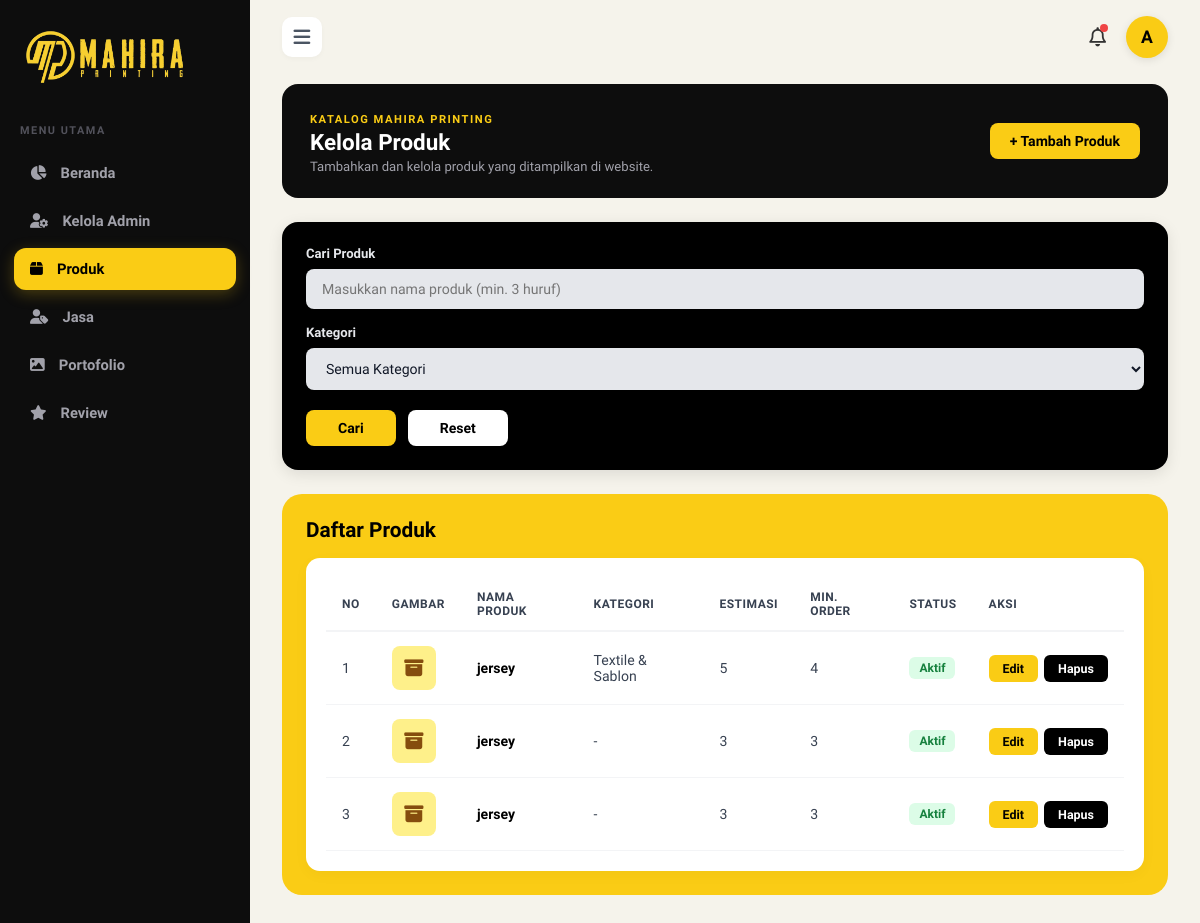
/admin/produk.php (signed in), run on the app's committed database.
### tables this page shows
CREATE TABLE `produk` (
  `id_produk` int(11) NOT NULL,
  `nama_produk` varchar(150) NOT NULL,
  `gambar` varchar(255) DEFAULT NULL,
  `deskripsi` text,
  `spesifikasi` text,
  `estimasi_pengerjaan` varchar(100) DEFAULT NULL,
  `minimal_order` varchar(100) DEFAULT NULL,
  `status` enum('aktif','nonaktif') DEFAULT 'aktif',
  `created_at` timestamp NOT NULL DEFAULT CURRENT_TIMESTAMP,
  `updated_at` timestamp NOT NULL DEFAULT CURRENT_TIMESTAMP ON UPDATE CURRENT_TIMESTAMP,
  `kategori` varchar(600) NOT NULL
);

### admin/produk.php (the view, shortened to what this page needs)
<?php
require_once __DIR__ . '/../config/database.php';
$search_nama = isset($_GET['search_nama']) ? trim($_GET['search_nama']) : '';
$search_kategori = isset($_GET['search_kategori']) ? trim($_GET['search_kategori']) : '';
$limit = 5;
$page = isset($_GET['page']) ? (int)$_GET['page'] : 1;
$offset = ($page - 1) * $limit;
$params = array();
$where_sql = "";
$produk_list = array();
try {
    if (isset($pdo)) {
        $sql = "SELECT * FROM produk" . $where_sql . " ORDER BY id_produk DESC LIMIT $limit OFFSET $offset";
        $stmt = $pdo->prepare($sql);
        $stmt->execute($params);
        $produk_list = $stmt->fetchAll(PDO::FETCH_ASSOC);
    }
} catch (Exception $e) {
}
$nama_admin = isset($_SESSION['nama_admin']) ? $_SESSION['nama_admin'] : 'Admin User';
$initialAvatar = !empty($nama_admin) ? strtoupper(substr($nama_admin, 0, 1)) : 'A';
?>
<!DOCTYPE html>
<html lang="id">
<head>
    <link rel="stylesheet" href="https://cdnjs.cloudflare.com/ajax/libs/font-awesome/6.4.0/css/all.min.css">
</head>
<body>
    <aside class="sidebar" id="sidebar">
        <div class="brand">
                <img style="width: 80%;"  src="../assets/images/download.png" alt="">
        </div>
        <div class="menu-section">Menu Utama</div>
        <ul class="menu">
            <li><a href="dashboard.php"><i class="fa-solid fa-chart-pie"></i><span class="text">Beranda</span></a></li>
            <li><a href="kelola_admin.php"><i class="fa-solid fa-user-gear"></i><span class="text">Kelola Admin</span></a></li>
            <li class="active"><a href="produk.php"><i class="fa-solid fa-box"></i><span class="text">Produk</span></a></li>
            <li><a href="jasa.php"><i class="fa-solid fa-user-tag"></i><span class="text">Jasa</span></a></li>
            <li><a href="portofolio.php"><i class="fa-solid fa-image"></i><span class="text">Portofolio</span></a></li>
            <li><a href="review.php"><i class="fa-solid fa-star"></i><span class="text">Review</span></a></li>
        </ul>
    </aside>
    <main class="main-content">
        <header class="topbar">
            <div class="topbar-left">
                <div class="toggle-btn" id="toggleSidebar">
                    <i class="fa-solid fa-bars"></i>
                </div>
            </div>
            <div class="topbar-right">
                <div class="notif-btn">
                    <i class="fa-regular fa-bell"></i>
                    <span class="notif-badge"></span>
                </div>
                <div class="profile-container">
                    <div class="profile-avatar" id="profileAvatar"><?php echo $initialAvatar; ?></div>
                </div>
            </div>
        </header>
        <div class="container">
            <div class="hero-banner">
                <div>
                    <span class="label">Katalog Mahira Printing</span>
                    <h2>Kelola Produk</h2>
                    <p>Tambahkan dan kelola produk yang ditampilkan di website.</p>
                </div>
                <button type="button" class="btn-add" id="openModalBtn">
                    + Tambah Produk
                </button>
            </div>
            <div class="search-card-black">
                <form method="GET" action="produk.php" id="searchForm">
                    <div class="form-group-search">
                        <label for="search_nama">Cari Produk</label>
                        <input type="text" id="search_nama" name="search_nama" placeholder="Masukkan nama produk (min. 3 huruf)" value="<?php echo htmlspecialchars($search_nama); ?>">
                    </div>
                    <div class="form-group-search">
                        <label for="search_kategori">Kategori</label>
                        <select id="search_kategori" name="search_kategori">
                            <option value="Semua Kategori" <?php echo ($search_kategori == '' || $search_kategori == 'Semua Kategori') ? 'selected' : ''; ?>>Semua Kategori</option>
                        </select>
                    </div>
                    <div class="search-card-actions">
                        <button type="submit" class="btn-search-submit">Cari</button>
                        <a href="produk.php" class="btn-search-reset">Reset</a>
                    </div>
                </form>
            </div>
            <div class="panel-outer">
                <div class="panel-outer-title">Daftar Produk</div>
                <div class="panel-inner">
                    <div class="table-wrapper">
                        <table id="dataTable">
                            <thead>
                                <tr>
                                    <th>NO</th>
                                    <th>GAMBAR</th>
                                    <th>NAMA PRODUK</th>
                                    <th>KATEGORI</th>
                                    <th>ESTIMASI</th>
                                    <th>MIN. ORDER</th>
                                    <th>STATUS</th>
                                    <th>AKSI</th>
                                </tr>
                            </thead>
                            <tbody>
                                <?php if (count($produk_list) > 0): ?>
                                    <?php foreach ($produk_list as $index => $item): ?>
                                        <tr>
                                            <td><?php echo $offset + $index + 1; ?></td>
                                            <td>
                                                <?php if (!empty($item['gambar']) && file_exists(__DIR__ . '/../uploads/' . $item['gambar'])): ?>
                                                    <img src="../uploads/<?php echo htmlspecialchars($item['gambar']); ?>" alt="Produk" class="product-thumb">
                                                <?php else: ?>
                                                    <div class="product-thumb">
                                                        <i class="fa-solid fa-box-archive"></i>
                                                    </div>
                                                <?php endif; ?>
                                            </td>
                                            <td style="font-weight: 700; color: #000;">
                                                <?php echo htmlspecialchars(isset($item['nama_produk']) ? $item['nama_produk'] : 'Produk'); ?>
                                            </td>
                                            <td>
                                                <?php echo htmlspecialchars(isset($item['kategori']) && !empty($item['kategori']) ? $item['kategori'] : '-'); ?>
                                            </td>
                                            <td><?php echo htmlspecialchars(isset($item['estimasi_pengerjaan']) ? $item['estimasi_pengerjaan'] : '-'); ?></td>
                                            <td><?php echo htmlspecialchars(isset($item['minimal_order']) ? $item['minimal_order'] : '-'); ?></td>
                                            <td>
                                                <?php $statusVal = isset($item['status']) ? $item['status'] : 'aktif'; ?>
                                                <span class="badge-status <?php echo ($statusVal == 'aktif') ? 'badge-aktif' : 'badge-nonaktif'; ?>">
                                                    <?php echo ucfirst($statusVal); ?>
                                                </span>
                                            </td>
                                            <td>
                                                <div class="action-btns">
                                                    <button class="btn-edit">Edit</button>
                                                    <button class="btn-delete" onclick="deleteRow(this)">Hapus</button>
                                                </div>
                                            </td>
                                        </tr>
                                    <?php endforeach; ?>
                                <?php endif; ?>
                            </tbody>
                        </table>
                    </div>
                </div>
            </div>
        </div>
    </main>
</body>
</html>

### data on the page
produk: index "1", nama_produk "jersey", kategori "Textile & Sablon", estimasi_pengerjaan "5", minimal_order "4", status "Aktif"
produk: index "2", nama_produk "jersey", kategori "-", estimasi_pengerjaan "3", minimal_order "3", status "Aktif"
produk: index "3", nama_produk "jersey", kategori "-", estimasi_pengerjaan "3", minimal_order "3", status "Aktif"

### other printed values
$initialAvatar "A"
